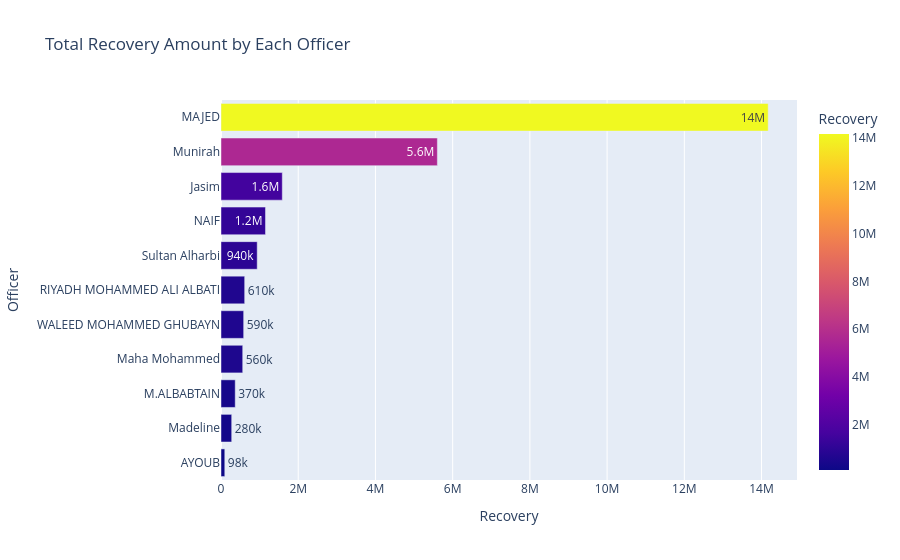

Write notebook code for a chart like this one.
### Code cell
fig = px.bar(
    recovery_per_officer,
    x="Recovery",
    y="Officer",
    orientation="h",
    color="Recovery",
    title="Total Recovery Amount by Each Officer",
    text_auto=".2s"
)

fig.update_layout(yaxis={'categoryorder':'total ascending'})

fig.show()

### Figure 1 — Plotly figure (JSON) as saved in the notebook; plotly's stock layout.template omitted (floating-point values rounded to 4 significant figures)
{"data": [{"alignmentgroup": "True", "hovertemplate": "Recovery=%{marker.color}<br>Officer=%{y}<extra></extra>", "legendgroup": "", "marker": {"color": [14170000.0, 5604000.0, 1587000.0, 1152000.0, 937900.0, 613293, 587122, 562500.0, 368500.0, 277000.0, 98210.0], "coloraxis": "coloraxis", "pattern": {"shape": ""}}, "name": "", "offsetgroup": "", "orientation": "h", "showlegend": false, "textposition": "auto", "texttemplate": "%{x:.2s}", "type": "bar", "x": [14170000.0, 5604000.0, 1587000.0, 1152000.0, 937900.0, 613293, 587122, 562500.0, 368500.0, 277000.0, 98210.0], "xaxis": "x", "y": ["MAJED", "Munirah", "Jasim", "NAIF", "Sultan Alharbi", "RIYADH MOHAMMED ALI ALBATI", "WALEED MOHAMMED GHUBAYN", "Maha Mohammed", "M.ALBABTAIN", "Madeline", "AYOUB"], "yaxis": "y"}], "layout": {"barmode": "relative", "coloraxis": {"colorbar": {"title": {"text": "Recovery"}}, "colorscale": [[0, "#0d0887"], [0.1111, "#46039f"], [0.2222, "#7201a8"], [0.3333, "#9c179e"], [0.4444, "#bd3786"], [0.5556, "#d8576b"], [0.6667, "#ed7953"], [0.7778, "#fb9f3a"], [0.8889, "#fdca26"], [1, "#f0f921"]]}, "legend": {"tracegroupgap": 0}, "title": {"text": "Total Recovery Amount by Each Officer"}, "xaxis": {"anchor": "y", "domain": [0, 1], "title": {"text": "Recovery"}}, "yaxis": {"anchor": "x", "categoryorder": "total ascending", "domain": [0, 1], "title": {"text": "Officer"}}}}
